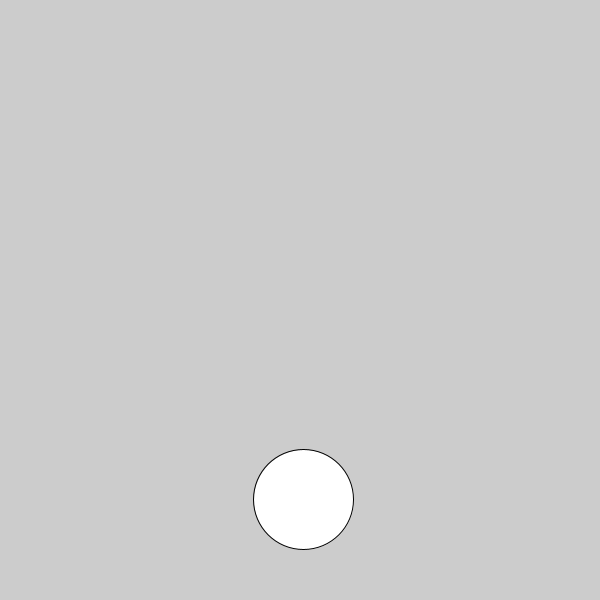
Frame 1 (no input)
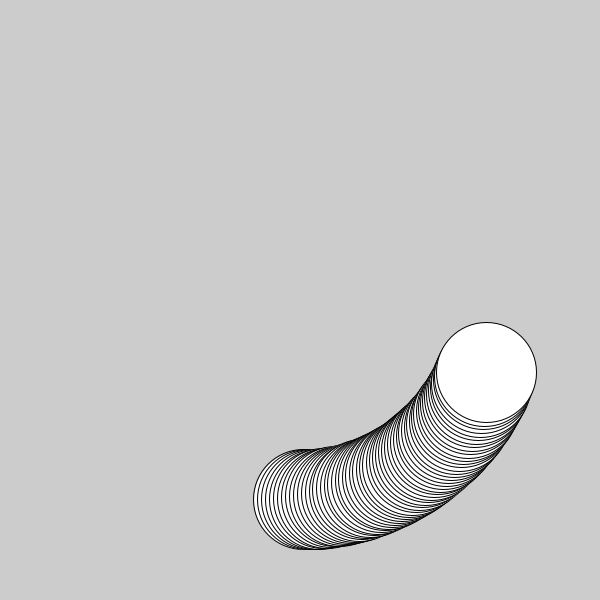
Frame 60 (the mouse pressed at the canvas centre just before this capture)
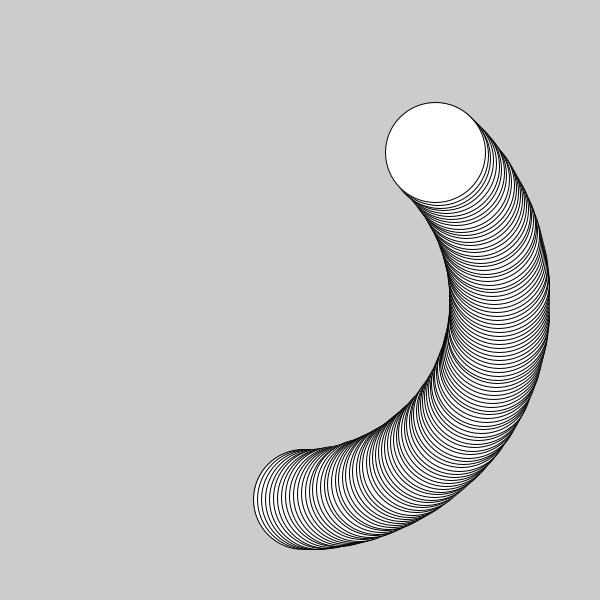
Frame 120 (the mouse held since frame 60 and released just before this capture)

The Processing sketch that drew these frames (run headless with seeded random() and noise(); from frame 60 on, the mouse is pressed at the canvas centre):

// Processing sketch: oscilacion_3
// ── oscilacion_3.pde
float posX;
float posY;
float sizeX, sizeY;
float vel;

float radio;

void setup() {
  size(600, 600);

  posX  = width/2;
  posY  = height/2;
  sizeX = 100;
  sizeY = 100;
  radio = 200;
  //noStroke();
}

void draw() {
  //background(0);
  
  vel  = frameCount*0.02;
  posX = width/2  + sin(vel)*radio;
  posY = height/2 + cos(vel)*radio;

  fill(255);
  ellipse(posX, posY, sizeX, sizeY);
}
